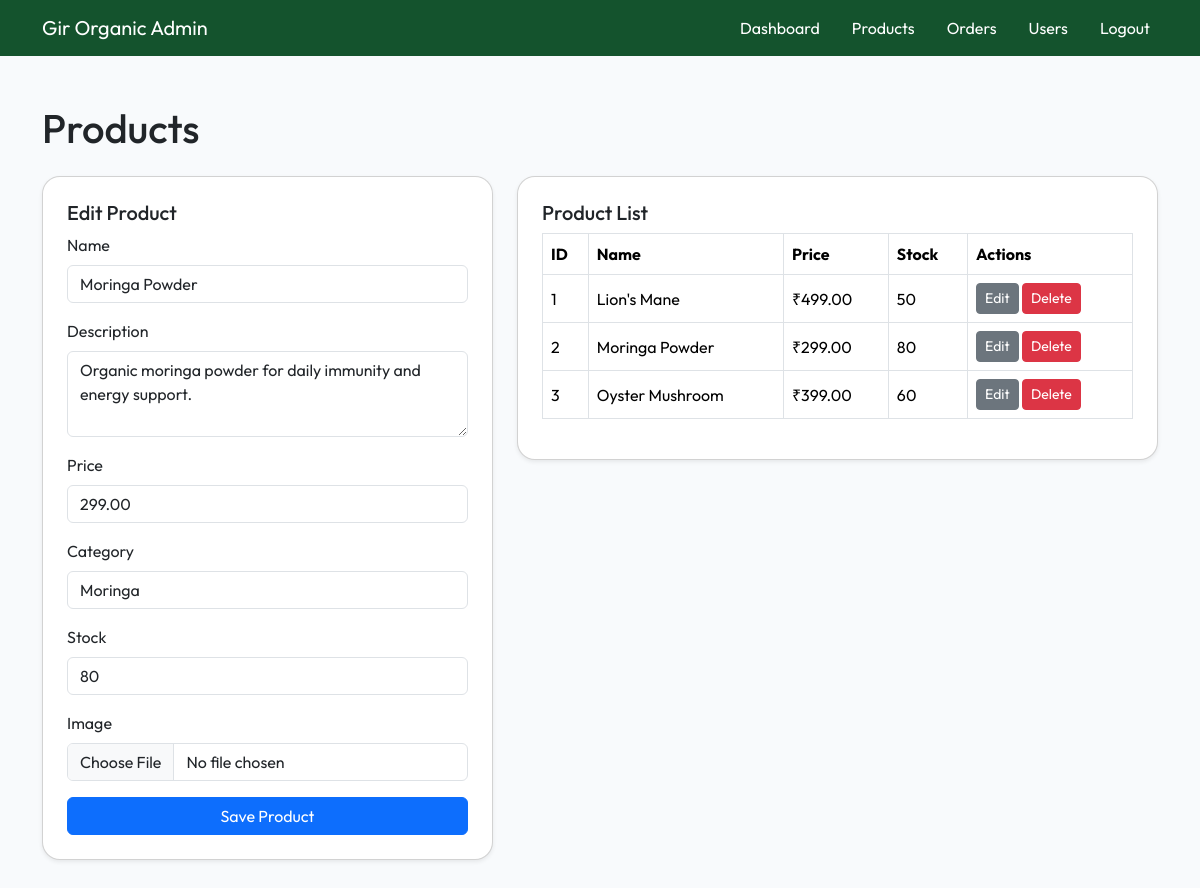
The page /admin/products.php?action=edit&id=2 (signed in) on the database its author committed.
### tables this page shows
CREATE TABLE IF NOT EXISTS products (
    product_id INT UNSIGNED AUTO_INCREMENT PRIMARY KEY,
    name VARCHAR(150) NOT NULL,
    description TEXT NOT NULL,
    price DECIMAL(10,2) NOT NULL,
    image VARCHAR(255) NOT NULL,
    category VARCHAR(100) NOT NULL,
    stock INT UNSIGNED NOT NULL DEFAULT 0,
    created_at TIMESTAMP DEFAULT CURRENT_TIMESTAMP,
    INDEX idx_category (category),
    INDEX idx_created_at (created_at)
);

### config/database.php (called while the page is built, shortened)
<?php
function getPDO()
{
    static $pdo = null;
    if ($pdo === null) {
        $dsn = 'mysql:host=' . DB_HOST . ';dbname=' . DB_NAME . ';charset=utf8mb4';
        $options = [
            PDO::ATTR_ERRMODE => PDO::ERRMODE_EXCEPTION,
            PDO::ATTR_DEFAULT_FETCH_MODE => PDO::FETCH_ASSOC,
            PDO::ATTR_EMULATE_PREPARES => false,
        ];
        $pdo = new PDO($dsn, DB_USER, DB_PASS, $options);
    }
    return $pdo;
}

### controllers/ProductController.php (called while the page is built, shortened)
<?php
require_once __DIR__ . '/../models/Product.php';
require_once __DIR__ . '/../config/functions.php';
class ProductController
{
    private Product $productModel;
    public function __construct()
    {
        $this->productModel = new Product();
    }
    public function listProducts(): array
    {
        return $this->productModel->getAll();
    }
    public function getProduct(int $id): ?array
    {
        return $this->productModel->getById($id);
    }
}

### models/Model.php (called while the page is built, shortened)
<?php
require_once __DIR__ . '/../config/database.php';
abstract class Model
{
    public function __construct()
    {
        $this->db = getPDO();
    }
}

### models/Product.php (called while the page is built, shortened)
<?php
require_once __DIR__ . '/Model.php';
class Product extends Model
{
    public function getAll(): array
    {
        $stmt = $this->db->query('SELECT * FROM products ORDER BY created_at DESC');
        return $stmt->fetchAll();
    }
    public function getById(int $id): ?array
    {
        $stmt = $this->db->prepare('SELECT * FROM products WHERE product_id = :id LIMIT 1');
        $stmt->execute([':id' => $id]);
        $product = $stmt->fetch();
        return $product ?: null;
    }
}

### config/functions.php (called while the page is built, shortened)
<?php
function e($value)
{
    return htmlspecialchars($value, ENT_QUOTES, 'UTF-8');
}

### admin/products.php (the view, shortened to what this page needs)
<?php
$productController = new ProductController();
$products = $productController->listProducts();
$selectedProduct = null;
$action = $_GET['action'] ?? null;
$id = isset($_GET['id']) ? (int)$_GET['id'] : 0;
if ($action === 'edit' && $id > 0) {
    $selectedProduct = $productController->getProduct($id);
}
require_once __DIR__ . '/header.php';
?>
<h1 class="mb-4">Products</h1>
<div class="row">
    <div class="col-lg-5">
        <div class="card p-4 shadow-sm mb-4">
            <h5><?php echo $selectedProduct ? 'Edit Product' : 'Add Product'; ?></h5>
            <form method="post" enctype="multipart/form-data">
                <div class="mb-3">
                    <label class="form-label">Name</label>
                    <input type="text" name="name" class="form-control" value="<?php echo e($selectedProduct['name'] ?? ''); ?>" required>
                </div>
                <div class="mb-3">
                    <label class="form-label">Description</label>
                    <textarea name="description" class="form-control" rows="3" required><?php echo e($selectedProduct['description'] ?? ''); ?></textarea>
                </div>
                <div class="mb-3">
                    <label class="form-label">Price</label>
                    <input type="number" step="0.01" name="price" class="form-control" value="<?php echo e($selectedProduct['price'] ?? ''); ?>" required>
                </div>
                <div class="mb-3">
                    <label class="form-label">Category</label>
                    <input type="text" name="category" class="form-control" value="<?php echo e($selectedProduct['category'] ?? ''); ?>" required>
                </div>
                <div class="mb-3">
                    <label class="form-label">Stock</label>
                    <input type="number" name="stock" class="form-control" value="<?php echo e($selectedProduct['stock'] ?? ''); ?>" required>
                </div>
                <div class="mb-3">
                    <label class="form-label">Image</label>
                    <input type="file" name="image" class="form-control" <?php echo $selectedProduct ? '' : 'required'; ?>>
                </div>
                <button class="btn btn-primary w-100">Save Product</button>
            </form>
        </div>
    </div>
    <div class="col-lg-7">
        <div class="card p-4 shadow-sm">
            <h5>Product List</h5>
            <div class="table-responsive">
                <table class="table table-bordered align-middle">
                    <thead>
                        <tr>
                            <th>ID</th>
                            <th>Name</th>
                            <th>Price</th>
                            <th>Stock</th>
                            <th>Actions</th>
                        </tr>
                    </thead>
                    <tbody>
                        <?php foreach ($products as $product): ?>
                            <tr>
                                <td><?php echo e($product['product_id']); ?></td>
                                <td><?php echo e($product['name']); ?></td>
                                <td>₹<?php echo e(number_format($product['price'], 2)); ?></td>
                                <td><?php echo e($product['stock']); ?></td>
                                <td>
                                    <a href="products.php?action=edit&id=<?php echo e($product['product_id']); ?>" class="btn btn-sm btn-secondary">Edit</a>
                                    <a href="products.php?action=delete&id=<?php echo e($product['product_id']); ?>" class="btn btn-sm btn-danger" onclick="return confirm('Delete this product?');">Delete</a>
                                </td>
                            </tr>
                        <?php endforeach; ?>
                    </tbody>
                </table>
            </div>
        </div>
    </div>
</div>
<?php require_once __DIR__ . '/footer.php';

### admin/header.php (style rules this page uses)
body { font-family: 'Outfit', sans-serif; background: #f8fafc; }
.card { border-radius: 18px; }

### rows shown on the page
products: name "Moringa Powder", description "Organic moringa powder for daily immunity and energy support.", price "299.00", category "Moringa", stock "80", product_id "2"
products: product_id "1", name "Lion's Mane", price "499.00", stock "50"
products: product_id "3", name "Oyster Mushroom", price "399.00", stock "60"

### other values the page prints
SITE_TITLE "Gir Organic"
